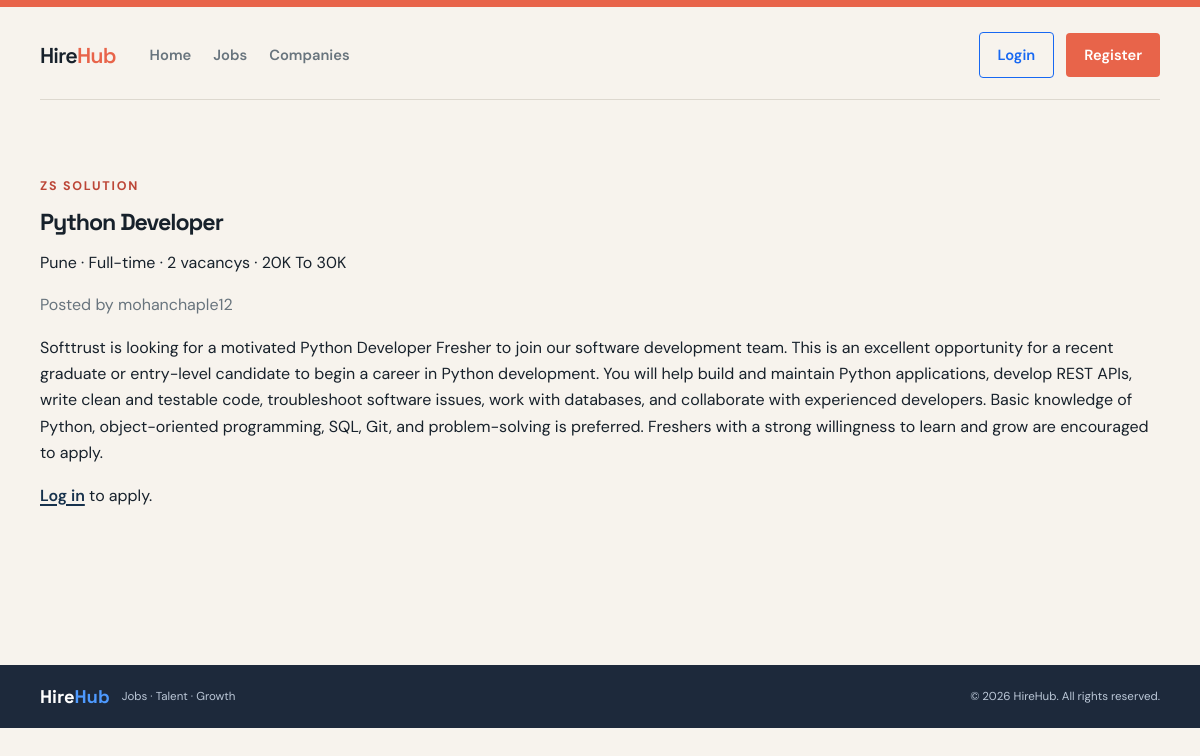
The app's page /jobs/19/ with its own data.
### jobs/models.py (models this page shows, shortened)
class Job(models.Model):
    EMPLOYMENT_CHOICES = [('full-time', 'Full-time'), ('part-time', 'Part-time'), ('contract', 'Contract')]
    employer = models.ForeignKey('auth.User', on_delete=models.CASCADE, related_name='posted_jobs')
    company = models.ForeignKey('companies.Company', on_delete=models.SET_NULL, null=True, blank=True, related_name='jobs')
    title = models.CharField(max_length=160)
    description = models.TextField()
    location = models.CharField(max_length=120)
    vacancies = models.PositiveIntegerField(default=1)
    employment_type = models.CharField(max_length=20, choices=EMPLOYMENT_CHOICES, default='full-time')
    salary = models.CharField(max_length=80, blank=True)
    created_at = models.DateTimeField(auto_now_add=True)
    is_active = models.BooleanField(default=True)
    class Meta:
        ordering = ['-created_at']

### companies/models.py (models this page shows, shortened)
class Company(models.Model):
	recruiter = models.OneToOneField(User, on_delete=models.CASCADE, related_name='company')
	name = models.CharField(max_length=160)
	description = models.TextField(blank=True)
	website = models.URLField(blank=True)
	location = models.CharField(max_length=120, blank=True)

### jobs/views.py (the view)
# urls.py: path('<int:pk>/', views.JobDetailView.as_view(), name='job_detail'),
class JobDetailView(DetailView):
	model = Job
	template_name = 'jobs/detail.html'
	context_object_name = 'job'
	def get_queryset(self):
		return Job.objects.filter(is_active=True).select_related('employer', 'company')
	def get_context_data(self, **kwargs):
		context = super().get_context_data(**kwargs)
		context['already_applied'] = (
			self.request.user.is_authenticated
			and self.object.applications.filter(applicant=self.request.user).exists()
		)
		return context

### templates/jobs/detail.html
{% extends 'base.html' %}
{% block content %}
{% if job.company %}<p class="eyebrow">{{ job.company.name }}</p>{% endif %}
<h2>{{ job.title }}</h2>
<p>{{ job.location }} · {{ job.get_employment_type_display }} · {{ job.vacancies }} vacancy{{ job.vacancies|pluralize }}{% if job.salary %} · {{ job.salary }}{% endif %}</p>
<p class="muted">Posted by {{ job.employer.username }}</p>
<div>{{ job.description|linebreaks }}</div>
{% if user.is_authenticated %}
    {% if user.profile.role == 'candidate' %}
        {% if already_applied %}
            <p>You have already applied for this position.</p>
        {% else %}
            <a class="button" href="{% url 'apply' job.pk %}">Apply now</a>
        {% endif %}
    {% endif %}
{% else %}
    <p><a href="{% url 'login' %}?next={{ request.path }}">Log in</a> to apply.</p>
{% endif %}
{% endblock %}

### static/css/app.css (style rules this page uses)
:root { --ink: #17212b; --muted: #68747d; --paper: #f7f3ed; --surface: #fffdf9; --line: #ddd8cf; --navy: #17324d; --coral: #e8644a; --coral-dark: #bc4637; --mint: #d8eee2; --shadow: 0 16px 40px rgba(23, 33, 43, .08); --blue: #1768f2; --blue-soft: #eef6ff; --green: #15966d; }
* { box-sizing: border-box; }
body { margin: 0; background: var(--paper); color: var(--ink); font-family: 'DM Sans', sans-serif; }
body::before { content: ''; display: block; height: 7px; background: var(--coral); }
a { color: var(--navy); font-weight: 600; text-decoration-thickness: 2px; text-underline-offset: 3px; }
h1, h2, h3 { font-family: 'Space Grotesk', sans-serif; letter-spacing: -.045em; line-height: 1.05; }
h2 { font-size: 1.45rem; margin: 0 0 9px; }
p { line-height: 1.65; }
.eyebrow { color: var(--coral-dark); font-size: .78rem; font-weight: 700; letter-spacing: .14em; text-transform: uppercase; }
.muted { color: var(--muted); }

### records on screen
Job: company.name "ZS SOLUTION", title "Python Developer", location "Pune", employment_type "Full-time", vacancies "2", salary "20K To 30K", employer.username "mohanchaple12", description "Softtrust is looking for a motivated Python Developer Fresher to join our software development team. This is an excellent opportunity for a recent graduate or entry-level candidate to begin a career in Python development. You will help build and maintain Python applications, develop REST APIs, write clean and testable code, troubleshoot software issues, work with databases, and collaborate with experienced developers. Basic knowledge of Python, object-oriented programming, SQL, Git, and problem-solving is preferred. Freshers with a strong willingness to learn and grow are encouraged to apply."
